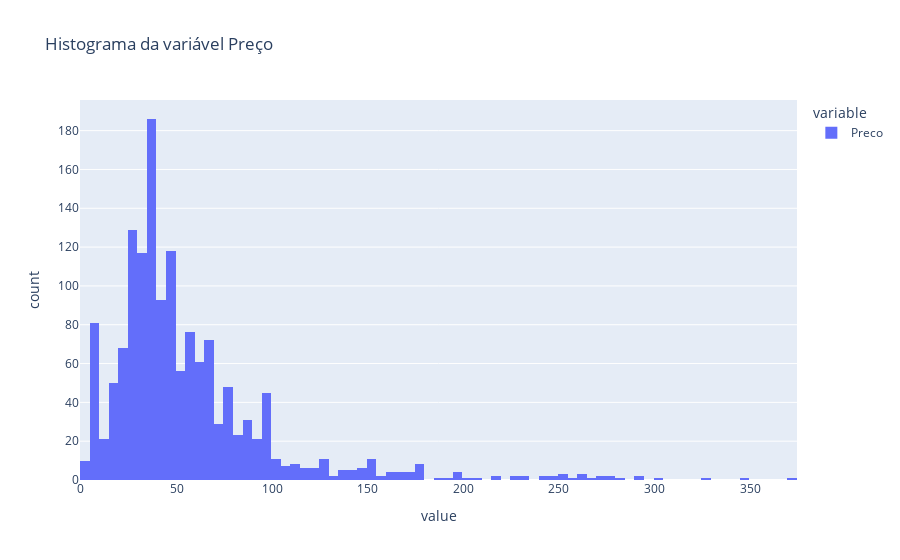

Here is the notebook cell this chart was saved with:
### Code cell
# Distribuição da variável Preço
px.histogram(df_cosmeticos['Preco'], title='Histograma da variável Preço')

### Figure 1 — Plotly figure (JSON) as saved in the notebook; plotly's stock layout.template omitted (floating-point values rounded to 4 significant figures; data arrays with more than 128 entries replaced by an {"elided": "..."} marker saying what was removed)
{"data": [{"bingroup": "x", "hovertemplate": "variable=Preco<br>value=%{x}<br>count=%{y}<extra></extra>", "legendgroup": "Preco", "marker": {"color": "#636efa", "pattern": {"shape": ""}}, "name": "Preco", "orientation": "v", "showlegend": true, "type": "histogram", "x": {"elided": "1472 int values"}, "xaxis": "x", "yaxis": "y"}], "layout": {"barmode": "relative", "legend": {"title": {"text": "variable"}, "tracegroupgap": 0}, "title": {"text": "Histograma da variável Preço"}, "xaxis": {"anchor": "y", "domain": [0, 1], "title": {"text": "value"}}, "yaxis": {"anchor": "x", "domain": [0, 1], "title": {"text": "count"}}}}
